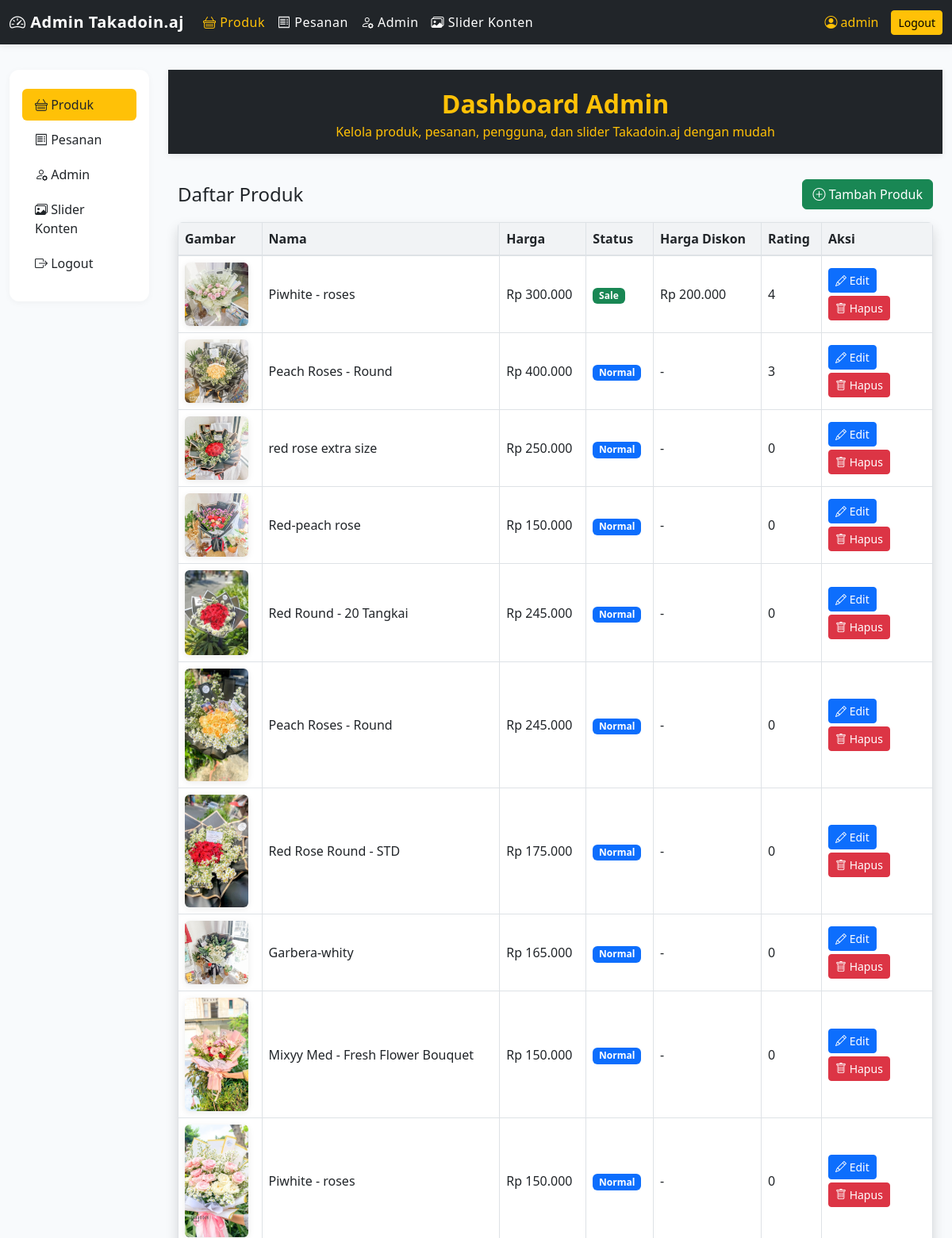
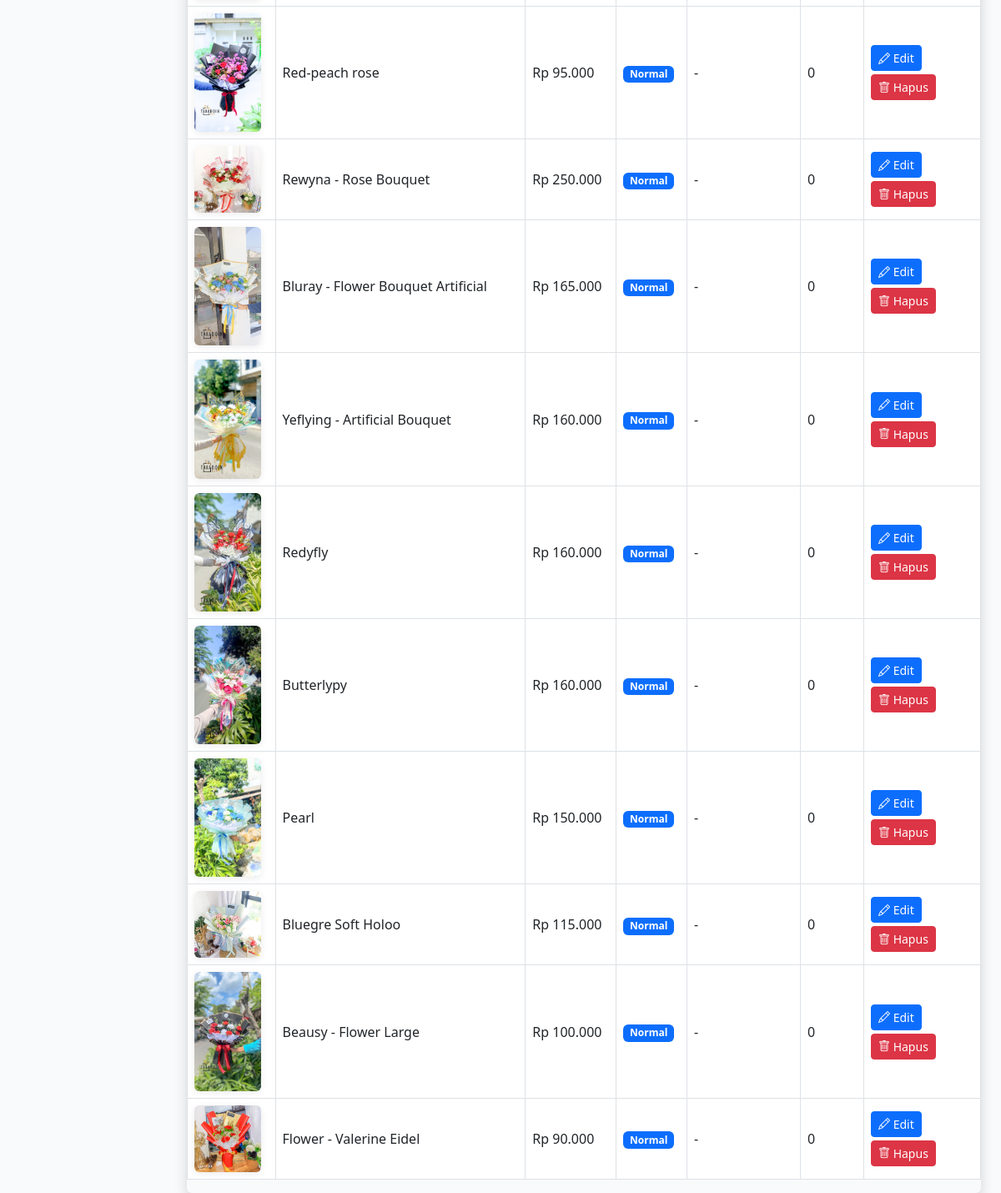
Screenshot of /admin/admin.php (signed in) with the database file from the repository (2 pictures, top to bottom).
### tables this page shows
CREATE TABLE `produk` (
  `id` int(11) NOT NULL,
  `nama` varchar(100) NOT NULL,
  `harga` int(11) NOT NULL,
  `gambar` varchar(100) DEFAULT NULL,
  `status` varchar(20) DEFAULT NULL,
  `harga_diskon` int(11) DEFAULT NULL,
  `rating` int(11) DEFAULT NULL
);

### admin/admin.php (the view, shortened to what this page needs)
<?php
include('../koneksi.php');
$produk = mysqli_query($conn, "SELECT * FROM produk");
?>
<!DOCTYPE html>
<html lang="id">
<head>
    <link href="https://cdn.jsdelivr.net/npm/bootstrap@5.2.3/dist/css/bootstrap.min.css" rel="stylesheet">
    <link href="https://cdn.jsdelivr.net/npm/bootstrap-icons@1.10.0/font/bootstrap-icons.css" rel="stylesheet">
</head>
<body>
    <nav class="navbar navbar-expand-lg admin-navbar">
        <div class="container-fluid">
            <a class="navbar-brand fw-bold" href="#"><i class="bi bi-speedometer2"></i> Admin Takadoin.aj</a>
            <div class="collapse navbar-collapse" id="adminNavbar">
                <ul class="navbar-nav me-auto mb-2 mb-lg-0">
                    <li class="nav-item">
                        <a class="nav-link active" aria-current="page" href="admin.php"><i class="bi bi-basket"></i> Produk</a>
                    </li>
                    <li class="nav-item">
                        <a class="nav-link" href="adminpesanan.php"><i class="bi bi-receipt"></i> Pesanan</a>
                    </li>
                    <li class="nav-item">
                        <a class="nav-link " href="tambahadmin.php"><i class="bi bi-person-gear"></i> Admin</a>
                    </li>
                    <li class="nav-item">
                        <a class="nav-link" href="admin_slider.php"><i class="bi bi-images"></i> Slider Konten</a>
                    </li>
                </ul>
                <span class="navbar-text me-3 text-warning">
                    <i class="bi bi-person-circle"></i> <?= htmlspecialchars($_SESSION['admin']) ?>
                </span>
                <a href="login.php" class="btn btn-warning btn-sm">Logout</a>
            </div>
        </div>
    </nav>
    <div class="container-fluid">
      <div class="row">
        <div class="col-lg-2 d-none d-lg-block">
          <div class="sidebar">
            <nav class="nav flex-column">
              <a class="nav-link<?= basename($_SERVER['PHP_SELF']) == 'admin.php' ? ' active' : '' ?>" href="admin.php"><i class="bi bi-basket"></i> Produk</a>
              <a class="nav-link<?= basename($_SERVER['PHP_SELF']) == 'adminpesanan.php' ? ' active' : '' ?>" href="adminpesanan.php"><i class="bi bi-receipt"></i> Pesanan</a>
                <a class="nav-link<?= basename($_SERVER['PHP_SELF']) == 'tambahadmin.php' ? ' active' : '' ?>" href="tambahadmin.php"><i class="bi bi-person-gear"></i> Admin</a>
              <a class="nav-link<?= basename($_SERVER['PHP_SELF']) == 'admin_slider.php' ? ' active' : '' ?>" href="admin_slider.php"><i class="bi bi-images"></i> Slider Konten</a>
              <li class="nav-item"><a class="nav-link" href="login.php"><i class="bi bi-box-arrow-right"></i> Logout</a></li>
            </nav>
          </div>
        </div>
        <div class="col-lg-10">
          <div class="admin-header text-center">
              <h2 class="fw-bold mb-1">Dashboard Admin</h2>
              <p class="mb-0">Kelola produk, pesanan, pengguna, dan slider Takadoin.aj dengan mudah</p>
          </div>
          <div class="container">
              <div class="d-flex justify-content-between align-items-center mb-3">
                  <h4 class="mb-0">Daftar Produk</h4>
                  <a href="add_product.php" class="btn btn-success"><i class="bi bi-plus-circle"></i> Tambah Produk</a>
              </div>
              <div class="table-responsive rounded shadow">
                  <table class="table table-bordered align-middle">
                      <thead>
                          <tr>
                              <th>Gambar</th>
                              <th>Nama</th>
                              <th>Harga</th>
                              <th>Status</th>
                              <th>Harga Diskon</th>
                              <th>Rating</th>
                              <th style="width:140px;">Aksi</th>
                          </tr>
                      </thead>
                      <tbody>
                      <?php while ($p = mysqli_fetch_assoc($produk)) { ?>
                          <tr>
                              <td><img src="../img/<?= htmlspecialchars($p['gambar']) ?>" width="80" class="rounded"></td>
                              <td><?= htmlspecialchars($p['nama']) ?></td>
                              <td>Rp <?= number_format($p['harga'],0,',','.') ?></td>
                              <td>
                                  <?php if($p['status'] == 'normal'): ?>
                                      <span class="badge bg-primary">Normal</span>
                                  <?php else: ?>
                                      <span class="badge bg-success">Sale</span>
                                  <?php endif; ?>
                              </td>
                              <td><?= $p['harga_diskon'] ? 'Rp '.number_format($p['harga_diskon'],0,',','.') : '-' ?></td>
                              <td><?= $p['rating'] ?></td>
                              <td>
                                  <a href="admin.php?edit=<?= $p['id'] ?>" class="btn btn-sm btn-primary mb-1"><i class="bi bi-pencil"></i> Edit</a>
                                  <form method="POST" style="display:inline;" onsubmit="return confirm('Yakin ingin menghapus produk ini?')">
                                      <button type="submit" name="hapus" class="btn btn-sm btn-danger"><i class="bi bi-trash"></i> Hapus</button>
                                  </form>
                              </td>
                          </tr>
                      <?php } ?>
                      </tbody>
                  </table>
              </div>
          </div>
        </div>
      </div>
    </div>
</body>
</html>

### admin/admin.php (style rules this page uses)
body { background: #f8fafc; min-height: 100vh; }
.admin-navbar { background: #212529; color: #fff; margin-bottom: 32px; box-shadow: 0 2px 8px rgba(0,0,0,0.08); }
.admin-navbar .navbar-brand, .admin-navbar .nav-link { color: #fff !important; font-weight: 500; letter-spacing: 0.5px; }
.admin-navbar .nav-link.active, .admin-navbar .nav-link:focus { color: #ffc107 !important; }
.sidebar { background: #fff; border-radius: 12px; box-shadow: 0 2px 8px rgba(0,0,0,0.04); padding: 1.5rem 1rem; margin-bottom: 2rem; }
.sidebar .nav-link { color: #212529; border-radius: 6px; margin-bottom: 4px; transition: background .15s; }
.sidebar .nav-link.active, .sidebar .nav-link:hover { background: #ffc107; color: #212529 !important; }
.admin-header { background: #212529; color: #ffc107; padding: 24px 0 16px 0; margin-bottom: 32px; box-shadow: 0 2px 8px rgba(0,0,0,0.08); }
.table thead th { background: #f1f3f5; color: #212529; font-weight: 600; border-bottom: 2px solid #dee2e6; }
.table tbody tr { background: #fff; }
.table img { border-radius: 8px; box-shadow: 0 2px 8px rgba(0,0,0,0.08); }

### rows the page displays
produk: gambar (picture), nama "Piwhite - roses", harga "300.000", status "Sale", harga_diskon "200.000", rating "4"
produk: gambar (picture), nama "Peach Roses - Round", harga "400.000", status "Normal", rating "3"
produk: gambar (picture), nama "red rose extra size", harga "250.000", status "Normal", rating "0"
produk: gambar (picture), nama "Red-peach rose", harga "150.000", status "Normal", rating "0"
produk: gambar (picture), nama "Red Round - 20 Tangkai", harga "245.000", status "Normal", rating "0"
produk: gambar (picture), nama "Peach Roses - Round", harga "245.000", status "Normal", rating "0"
produk: gambar (picture), nama "Red Rose Round - STD", harga "175.000", status "Normal", rating "0"
produk: gambar (picture), nama "Garbera-whity", harga "165.000", status "Normal", rating "0"
produk: gambar (picture), nama "Mixyy Med - Fresh Flower Bouquet", harga "150.000", status "Normal", rating "0"
produk: gambar (picture), nama "Piwhite - roses", harga "150.000", status "Normal", rating "0"
produk: gambar (picture), nama "Red-peach rose", harga "95.000", status "Normal", rating "0"
produk: gambar (picture), nama "Rewyna - Rose Bouquet", harga "250.000", status "Normal", rating "0"
produk: gambar (picture), nama "Bluray - Flower Bouquet Artificial", harga "165.000", status "Normal", rating "0"
produk: gambar (picture), nama "Yeflying - Artificial Bouquet", harga "160.000", status "Normal", rating "0"
produk: gambar (picture), nama "Redyfly", harga "160.000", status "Normal", rating "0"
produk: gambar (picture), nama "Butterlypy", harga "160.000", status "Normal", rating "0"
produk: gambar (picture), nama "Pearl", harga "150.000", status "Normal", rating "0"
produk: gambar (picture), nama "Bluegre Soft Holoo", harga "115.000", status "Normal", rating "0"
produk: gambar (picture), nama "Beausy - Flower Large", harga "100.000", status "Normal", rating "0"
produk: gambar (picture), nama "Flower - Valerine Eidel", harga "90.000", status "Normal", rating "0"

### other values shown
$_SESSION['admin'] "admin"
